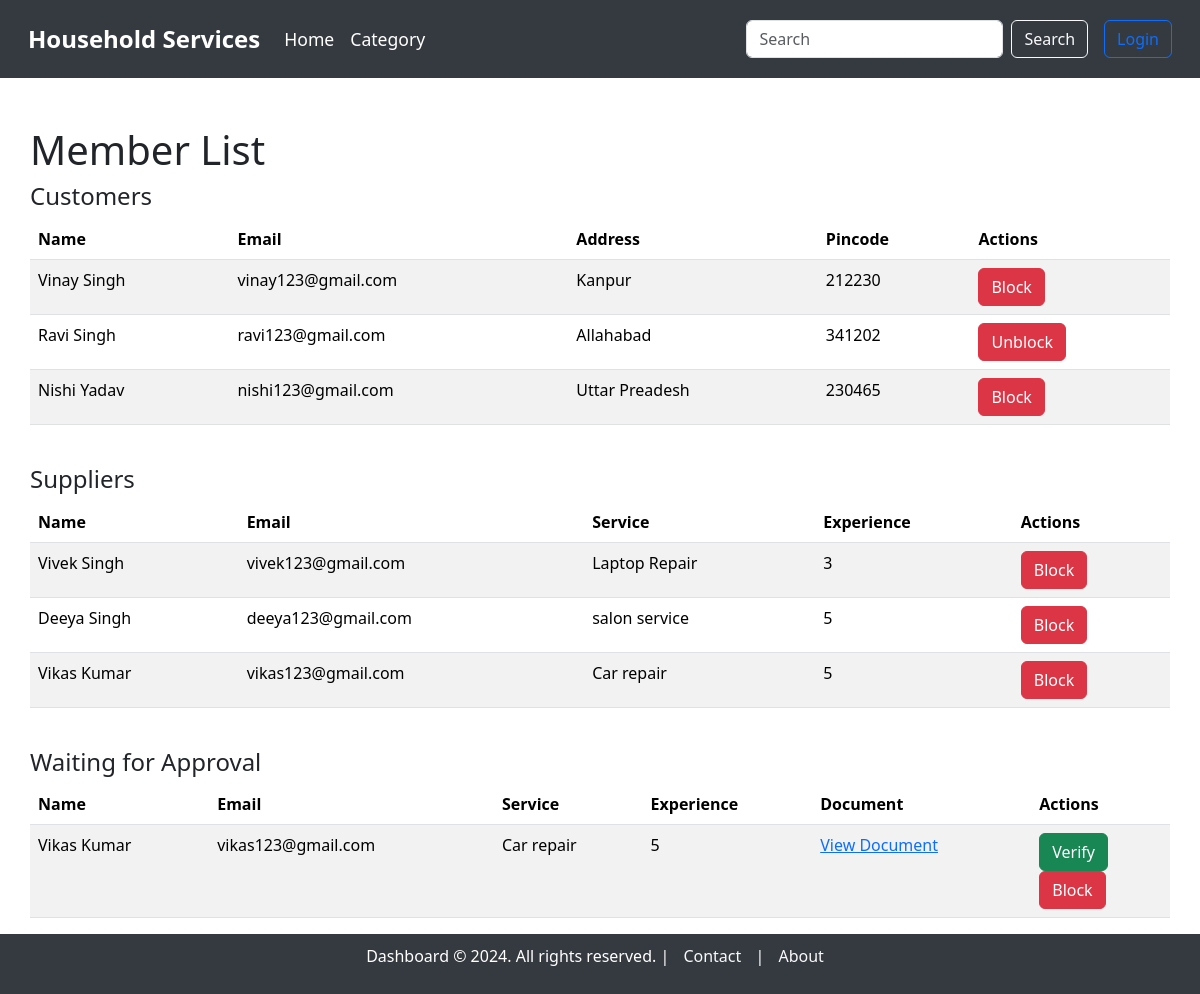
/admin/members, run on the app's committed database.
### model.py (models this page shows, shortened)
class User(db.Model):
    __tablename__ = "users"
    user_id = db.Column(db.Integer, autoincrement=True, primary_key=True)
    full_name = db.Column(db.String, nullable=False)
    username = db.Column(db.String, unique=True, nullable=False)
    email = db.Column(db.String, unique=True, nullable=False)
    password = db.Column(db.String, nullable=False)
    address = db.Column(db.String, nullable=False)
    pincode = db.Column(db.String, nullable=False)
    role = db.Column(db.String, nullable=False)  # 'customer' or 'supplier'
    service_name = db.Column(db.String)  # Only applicable if the user is a supplier
    experience_years = db.Column(db.Integer)  # Only applicable if the user is a supplier
    document = db.Column(db.String)  # Path or name of the uploaded document, only for suppliers
    is_verified = db.Column(db.Boolean, default=False)  # For supplier verification
    is_blocked = db.Column(db.Boolean, default=False)  # For blocking/unblocking users

### main.py (the view)
@app.route('/admin/members')
def member_list():
    customers = User.query.filter_by(role='customer').all()
    suppliers = User.query.filter_by(role='supplier').all()
    waiting_approval = User.query.filter_by(role='supplier', is_verified=False).all()
    return render_template('admin/member_list.html', customers=customers, suppliers=suppliers, waiting_approval=waiting_approval)

### templates/admin/member_list.html (shortened to what this page needs)
{% extends 'base_dashboard.html' %}
{% block content %}
<div class="container mt-5">
    <h1>Member List</h1>
    <h4>Customers</h4>
    <table class="table table-striped">
        <thead>
            <tr>
                <th>Name</th>
                <th>Email</th>
                <th>Address</th>
                <th>Pincode</th>
                <th>Actions</th>
            </tr>
        </thead>
        <tbody>
            {% for customer in customers %}
            <tr>
                <td>{{ customer.full_name }}</td>
                <td>{{ customer.email }}</td>
                <td>{{ customer.address }}</td>
                <td>{{ customer.pincode }}</td>
                <td>
                    <form action="{{ url_for('block_user', user_id=customer.user_id) }}" method="POST">
                        <button type="submit" class="btn btn-danger">{{ 'Unblock' if customer.is_blocked else 'Block' }}</button>
                    </form>
                </td>
            </tr>
            {% endfor %}
        </tbody>
    </table>
    <br>
    <h4>Suppliers</h4>
    <table class="table table-striped">
        <thead>
            <tr>
                <th>Name</th>
                <th>Email</th>
                <th>Service</th>
                <th>Experience</th>
                <th>Actions</th>
            </tr>
        </thead>
        <tbody>
            {% for supplier in suppliers %}
            <tr>
                <td>{{ supplier.full_name }}</td>
                <td>{{ supplier.email }}</td>
                <td>{{ supplier.service_name }}</td>
                <td>{{ supplier.experience_years }}</td>
                <td>
                    <form action="{{ url_for('block_user', user_id=supplier.user_id) }}" method="POST">
                        <button type="submit" class="btn btn-danger">{{ 'Unblock' if supplier.is_blocked else 'Block' }}</button>
                    </form>
                </td>
            </tr>
            {% endfor %}
        </tbody>
    </table>
    <br>
    <h4>Waiting for Approval</h4>
    <table class="table table-striped">
        <thead>
            <tr>
                <th>Name</th>
                <th>Email</th>
                <th>Service</th>
                <th>Experience</th>
                <th>Document</th>
                <th>Actions</th>
            </tr>
        </thead>
        <tbody>
            {% for supplier in waiting_approval %}
            <tr>
                <td>{{ supplier.full_name }}</td>
                <td>{{ supplier.email }}</td>
                <td>{{ supplier.service_name }}</td>
                <td>{{ supplier.experience_years }}</td>
                <td><a href="{{ url_for('static', filename='uploads/' + supplier.document) }}" target="_blank">View Document</a></td>
                <td>
                    <form action="{{ url_for('verify_supplier', user_id=supplier.user_id) }}" method="POST">
                        <button type="submit" class="btn btn-success">Verify</button>
                    </form>
                    <form action="{{ url_for('block_user', user_id=supplier.user_id) }}" method="POST">
                        <button type="submit" class="btn btn-danger">{{ 'Unblock' if supplier.is_blocked else 'Block' }}</button>
                    </form>
                </td>
            </tr>
            {% endfor %}
        </tbody>
    </table>
</div>
{% endblock %}

### templates/base_dashboard.html (style rules this page uses)
body { overflow-x: hidden; }
.container { max-width: 100%; padding: 0 15px; }

### data on the page
User: full_name "Vinay Singh", email "vinay123@gmail.com", address "Kanpur", pincode "212230", is_blocked "Block"
User: full_name "Ravi Singh", email "ravi123@gmail.com", address "Allahabad", pincode "341202", is_blocked "Unblock"
User: full_name "Nishi Yadav", email "nishi123@gmail.com", address "Uttar Preadesh", pincode "230465", is_blocked "Block"
User: full_name "Vivek Singh", email "vivek123@gmail.com", service_name "Laptop Repair", experience_years "3", is_blocked "Block"
User: full_name "Deeya Singh", email "deeya123@gmail.com", service_name "salon service", experience_years "5", is_blocked "Block"
User: full_name "Vikas Kumar", email "vikas123@gmail.com", service_name "Car repair", experience_years "5", is_blocked "Block"
